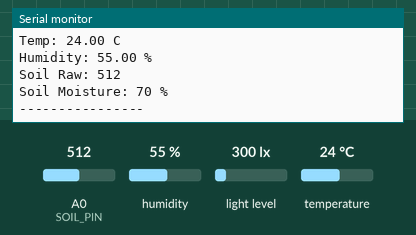
Simulated run of this sketch. Board: Arduino Uno, built with avr-gcc and run on an emulated ATmega328P. Shown: the last lines printed to the serial monitor. Inputs (shaded band) come from the test bench; at power-on: humidity 55 %, light level 300 lx, A0 (SOIL_PIN) = 512, temperature 24 °C.

Above: at 2.8 s.
2.9 s: humidity set to 22 %
5.7 s: light level set to 40 lx
8.5 s: A0 (SOIL_PIN) set to 716
At 11.1 s:
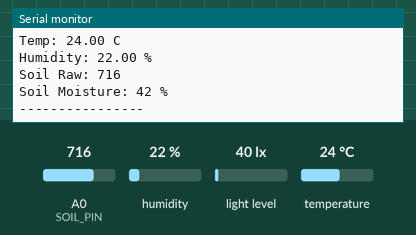
11.3 s: temperature set to 12 °C
14.1 s: light level set to 500 lx
16.9 s: A0 (SOIL_PIN) set to 992
At 19.3 s:
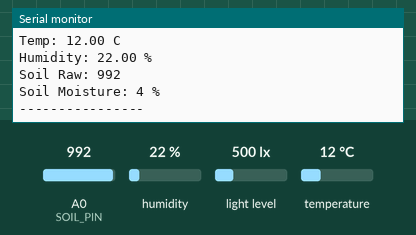
Timing chart, 0 to 20.7 s (numbered marks = the images above; inputs shaded):
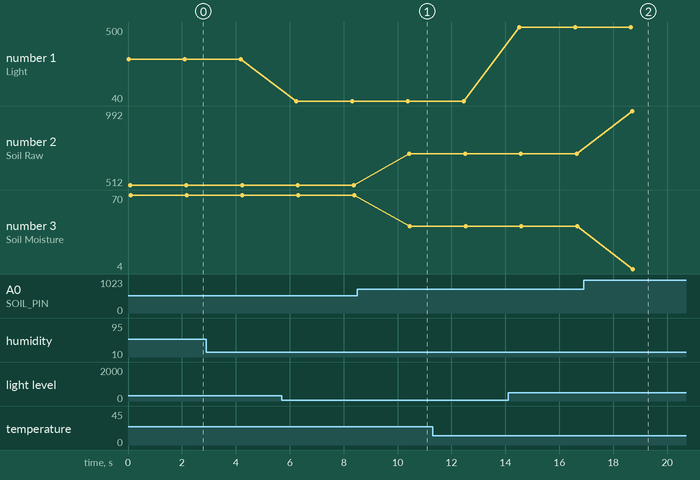

Measured:
- after the input at 8.5 s, the serial monitor: prints a new line after 1.9 s (image 1)
- after the input at 16.9 s, the serial monitor: prints a new line after 1.8 s (image 2)
- plotted number 1: 300 → 40 after the input at 5.7 s, 40 → 500 after the input at 14.1 s
- plotted number 2: 512 → 716 after the input at 8.5 s, 716 → 992 after the input at 16.9 s
- plotted number 3: 70 → 42 after the input at 8.5 s, 42 → 4 after the input at 16.9 s

The sketch:

CODE.ino
```cpp
#include <Wire.h>
#include <BH1750.h>
#include <DHT.h>

// ===== DHT22 CONFIG =====
#define DHTPIN 2        // Digital pin
#define DHTTYPE DHT22
DHT dht(DHTPIN, DHTTYPE);

// ===== SOIL SENSOR =====
#define SOIL_PIN A0     // Analog pin for Uno

// ===== BH1750 =====
BH1750 lightMeter;

void setup() {
  Serial.begin(9600);

  // I2C for BH1750
  Wire.begin();
  lightMeter.begin();

  // DHT22
  dht.begin();

  Serial.println("System Ready...");
}

void loop() {
  // ===== READ BH1750 =====
  float lux = lightMeter.readLightLevel();

  // ===== READ DHT22 =====
  float temperature = dht.readTemperature();
  float humidity = dht.readHumidity();

  // ===== READ SOIL =====
  int soilRaw = analogRead(SOIL_PIN);

  // Convert soil to percentage (adjust after calibration)
  int soilPercent = map(soilRaw, 1023, 300, 0, 100);
  soilPercent = constrain(soilPercent, 0, 100);

  // ===== ERROR CHECK =====
  if (isnan(temperature) || isnan(humidity)) {
    Serial.println("DHT read error!");
  }

  // ===== PRINT =====
  Serial.println("----- DATA -----");

  Serial.print("Light: ");
  Serial.print(lux);
  Serial.println(" lux");

  Serial.print("Temp: ");
  Serial.print(temperature);
  Serial.println(" C");

  Serial.print("Humidity: ");
  Serial.print(humidity);
  Serial.println(" %");

  Serial.print("Soil Raw: ");
  Serial.println(soilRaw);

  Serial.print("Soil Moisture: ");
  Serial.print(soilPercent);
  Serial.println(" %");

  Serial.println("----------------\n");

  delay(2000);
}
```
